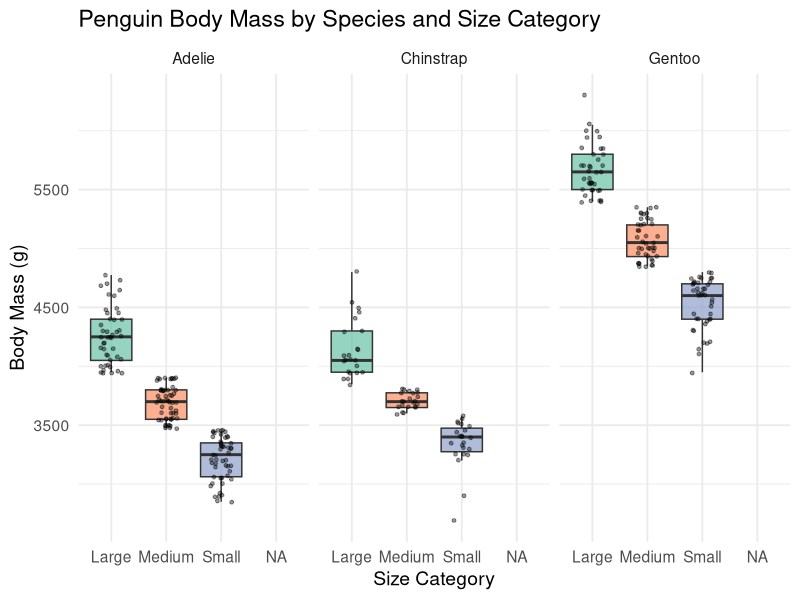

The R script that drew this image:
#######################
#### Homework 4 #######
#######################

# Group members: Keeley Kuru, Joseph Munoz and Lonnie Parry
# Date: 9/25/25

# -- Objective 1 -- #

install.packages("palmerpenguins")
library(palmerpenguins)
data("penguins")
penguins

# 1a.
# Convert a continuous variable into a binary variable
convert_to_binary <- function(variable, breakpoint, labels) {
  ifelse(variable <= breakpoint, labels[1], labels[2])
}

# 1b.
# I want to use the median body mass as a breakpoint since we are looking at small and large penguins
median_breakpoint <- median(penguins$body_mass_g, na.rm = TRUE)

# Sort penguins into large and small
penguins$body_mass_binary <- convert_to_binary(
  penguins$body_mass_g,
  breakpoint = median_breakpoint,
  labels = c("Small", "Large")
)

table(penguins$body_mass_binary, useNA = "ifany")


# -- Objective 2 -- #

# 2a. Generalize your function from Objective 1 to be able to accommodate
# any number of break points
convert_to_categories <- function(variable, breakpoints, labels) {
  cut(variable,
      breaks = c(-Inf, breakpoints, Inf),
      labels = labels)
}

# 2b.
# Breakpoints for body mass; divide data into thirds
bodymass_breakpoints <- quantile(penguins$body_mass_g, probs = c(1/3, 2/3), na.rm = TRUE)

# Apply the function
penguins$body_mass_category <- convert_to_categories(
  penguins$body_mass_g,
  breakpoints = bodymass_breakpoints,
  labels = c("Small", "Medium", "Large")
)

# Check results
table(penguins$body_mass_category, useNA = "ifany")


# -- Objective 3 -- #

# 3a. Use the quantile function (or something similar) to determine sensible
# breakpoints for each species
library(palmerpenguins)
unique(penguins$species)

quantile(penguins$body_mass_g[penguins$species == "Adelie"], probs = c(1/3, 2/3), na.rm = TRUE)

# 3b. Modify the functions in Objective 2 to discretize body mass conditional
# on species

# creating an empty result column
penguins$body_mass_category <- NA

# for loop, each species
penguins$body_mass_category <- NA_character_   # make it a character column

for (sp in unique(penguins$species)) {
  # logical vector (TRUE/FALSE) marking rows for the current species
  species_rows <- penguins$species == sp
  # two breakpoints
  bp <- quantile(penguins$body_mass_g[species_rows], probs = c(1/3, 2/3), na.rm = TRUE)
  penguins$body_mass_category[species_rows] <- as.character(
    cut(penguins$body_mass_g[species_rows],
        breaks = c(-Inf, bp, Inf),
        labels = c("Small", "Medium", "Large"),
        include.lowest = TRUE)
  )
}

table(penguins$species, penguins$body_mass_category, useNA = "ifany")


# 3c. Use your function to convert body mass into a categorical variable with
# three levels with different breakpoints for each species

categorize_mass <- function(masses) {
  bp <- quantile(masses, probs = c(1/3, 2/3), na.rm = TRUE)
  
  cut(masses,
      breaks = c(-Inf, bp, Inf),
      labels = c("Small", "Medium", "Large"),
      include.lowest = TRUE)
}

# Make an empty column
penguins$body_mass_category <- NA_character_

# for loop 
for (sp in unique(penguins$species)) {
  rows <- penguins$species == sp
  penguins$body_mass_category[rows] <- as.character(
    categorize_mass(penguins$body_mass_g[rows])
  )
}

table(penguins$species, penguins$body_mass_category, useNA = "ifany")


# -- Objective 4 -- #

library(ggplot2)

plot_by_species_size <- function(data, mass_var, species_var, category_var) {
  ggplot(data, aes_string(x = category_var, y = mass_var, fill = category_var)) +
    geom_boxplot(outlier.shape = NA, alpha = 0.7) + 
    geom_jitter(width = 0.2, alpha = 0.4, size = 1) + # you are able to see individual points
    facet_wrap(as.formula(paste("~", species_var))) +
    labs(
      title = "Penguin Body Mass by Species and Size Category",
      x = "Size Category",
      y = "Body Mass (g)"
    ) +
    theme_minimal(base_size = 14) +
    scale_fill_brewer(palette = "Set2") +
    theme(legend.position = "none")
}


plot_by_species_size(
  data = penguins,
  mass_var = "body_mass_g",
  species_var = "species",
  category_var = "body_mass_category"
)

